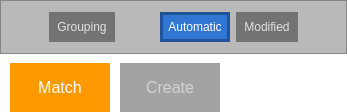
<?xml version="1.0" encoding="UTF-8"?>
<ui version="4.0">
 <class>Controls</class>
 <widget class="QWidget" name="Controls">
  <property name="geometry">
   <rect>
    <x>0</x>
    <y>0</y>
    <width>347</width>
    <height>112</height>
   </rect>
  </property>
  <property name="styleSheet">
   <string notr="true">QWidget { background:transparent }

QTabBar { font-size: 16px; alignment: center; }
QTabBar::tab { background: rgba(20, 20, 20, 100); color: lightgray; padding: 15px; margin-left:10px; min-width:70px;} 
QTabBar::tab:selected { background: rgb(255,153,0); color: white; } 
QTabBar::tab:hover:!pressed { background:rgb(255,192,98); color:white;  }


QPushButton { 
	background:rgb(90,90,90,128);
	border: 3px solid rgb(90,90,90,0);
	padding: 5px;
    color: white;
	font-size: 12px;
}

QCheckBox { 
	background:rgb(90,90,90,128);
	border: 3px solid rgb(90,90,90,0);
	padding: 5px;
    color: white;
	font-size: 12px;
}

QPushButton:hover{ background:rgb(255,153,0); border-color:rgb(255,153,0); }
QPushButton:pressed{ background:rgb(255,153,0); border-color:#FFB444; top:2px; }
</string>
  </property>
  <layout class="QVBoxLayout" name="verticalLayout">
   <property name="spacing">
    <number>0</number>
   </property>
   <property name="margin">
    <number>0</number>
   </property>
   <item>
    <widget class="QTabWidget" name="tabWidget">
     <property name="tabPosition">
      <enum>QTabWidget::South</enum>
     </property>
     <property name="tabShape">
      <enum>QTabWidget::Rounded</enum>
     </property>
     <property name="currentIndex">
      <number>0</number>
     </property>
     <property name="documentMode">
      <bool>true</bool>
     </property>
     <widget class="QWidget" name="tab_2">
      <attribute name="title">
       <string>Match</string>
      </attribute>
      <layout class="QGridLayout" name="gridLayout_2">
       <property name="leftMargin">
        <number>0</number>
       </property>
       <property name="topMargin">
        <number>0</number>
       </property>
       <property name="rightMargin">
        <number>0</number>
       </property>
       <property name="bottomMargin">
        <number>9</number>
       </property>
       <property name="spacing">
        <number>0</number>
       </property>
       <item row="0" column="0">
        <widget class="QFrame" name="frame">
         <property name="styleSheet">
          <string notr="true">QFrame { background:rgba(0, 0, 0, 70); }

QPushButton { 
	background: rgba(90,90,90,188);
	border: 3px solid rgba(90,90,90,0);
    color: rgba(255,255,255,200);
}

QPushButton:hover{ background: #8AA9D3; border-color: #8AA9D3; color:white;}

QPushButton:checked#autoButton{ background:rgb(50,118,211); border-color: rgb(33,83,152); color:white;  }
QPushButton:checked#manualButton{ background:#d33276; border-color: #982153; color:white;  }
QPushButton:checked#groupingButton{ background:rgb(50,118,211); border-color: rgb(33,83,152); color:white;  }
</string>
         </property>
         <property name="frameShape">
          <enum>QFrame::StyledPanel</enum>
         </property>
         <property name="frameShadow">
          <enum>QFrame::Raised</enum>
         </property>
         <layout class="QVBoxLayout" name="verticalLayout_2">
          <property name="topMargin">
           <number>0</number>
          </property>
          <property name="bottomMargin">
           <number>0</number>
          </property>
          <item>
           <layout class="QGridLayout" name="gridLayout_3">
            <item row="0" column="4">
             <widget class="QPushButton" name="manualButton">
              <property name="text">
               <string>Modified</string>
              </property>
              <property name="checkable">
               <bool>true</bool>
              </property>
              <property name="autoExclusive">
               <bool>true</bool>
              </property>
              <property name="flat">
               <bool>true</bool>
              </property>
              <attribute name="buttonGroup">
               <string notr="true">buttonGroup</string>
              </attribute>
             </widget>
            </item>
            <item row="0" column="3">
             <widget class="QPushButton" name="autoButton">
              <property name="text">
               <string>Automatic</string>
              </property>
              <property name="checkable">
               <bool>true</bool>
              </property>
              <property name="checked">
               <bool>true</bool>
              </property>
              <property name="autoExclusive">
               <bool>true</bool>
              </property>
              <property name="flat">
               <bool>true</bool>
              </property>
              <attribute name="buttonGroup">
               <string notr="true">buttonGroup</string>
              </attribute>
             </widget>
            </item>
            <item row="0" column="2">
             <spacer name="horizontalSpacer_2">
              <property name="orientation">
               <enum>Qt::Horizontal</enum>
              </property>
              <property name="sizeHint" stdset="0">
               <size>
                <width>40</width>
                <height>20</height>
               </size>
              </property>
             </spacer>
            </item>
            <item row="0" column="5">
             <spacer name="horizontalSpacer_3">
              <property name="orientation">
               <enum>Qt::Horizontal</enum>
              </property>
              <property name="sizeHint" stdset="0">
               <size>
                <width>40</width>
                <height>20</height>
               </size>
              </property>
             </spacer>
            </item>
            <item row="0" column="1">
             <widget class="QPushButton" name="groupingButton">
              <property name="text">
               <string>Grouping</string>
              </property>
              <property name="checkable">
               <bool>true</bool>
              </property>
              <property name="checked">
               <bool>false</bool>
              </property>
              <property name="autoExclusive">
               <bool>true</bool>
              </property>
              <attribute name="buttonGroup">
               <string notr="true">buttonGroup</string>
              </attribute>
             </widget>
            </item>
            <item row="0" column="0">
             <spacer name="horizontalSpacer_6">
              <property name="orientation">
               <enum>Qt::Horizontal</enum>
              </property>
              <property name="sizeHint" stdset="0">
               <size>
                <width>40</width>
                <height>20</height>
               </size>
              </property>
             </spacer>
            </item>
           </layout>
          </item>
         </layout>
        </widget>
       </item>
      </layout>
     </widget>
     <widget class="QWidget" name="tab_3">
      <attribute name="title">
       <string>Create</string>
      </attribute>
      <layout class="QGridLayout" name="gridLayout">
       <property name="leftMargin">
        <number>0</number>
       </property>
       <property name="topMargin">
        <number>0</number>
       </property>
       <property name="rightMargin">
        <number>0</number>
       </property>
       <property name="bottomMargin">
        <number>9</number>
       </property>
       <property name="spacing">
        <number>0</number>
       </property>
       <item row="0" column="0">
        <widget class="QFrame" name="frame_2">
         <property name="styleSheet">
          <string notr="true">QFrame { background:rgba(0, 0, 0, 70); }</string>
         </property>
         <property name="frameShape">
          <enum>QFrame::StyledPanel</enum>
         </property>
         <property name="frameShadow">
          <enum>QFrame::Raised</enum>
         </property>
         <layout class="QVBoxLayout" name="verticalLayout_3">
          <property name="topMargin">
           <number>0</number>
          </property>
          <property name="bottomMargin">
           <number>0</number>
          </property>
          <item>
           <layout class="QGridLayout" name="gridLayout_4">
            <item row="0" column="0">
             <spacer name="horizontalSpacer_4">
              <property name="orientation">
               <enum>Qt::Horizontal</enum>
              </property>
              <property name="sizeHint" stdset="0">
               <size>
                <width>40</width>
                <height>20</height>
               </size>
              </property>
             </spacer>
            </item>
            <item row="0" column="4">
             <spacer name="horizontalSpacer">
              <property name="orientation">
               <enum>Qt::Horizontal</enum>
              </property>
              <property name="sizeHint" stdset="0">
               <size>
                <width>40</width>
                <height>20</height>
               </size>
              </property>
             </spacer>
            </item>
            <item row="0" column="3">
             <widget class="QPushButton" name="exportButton">
              <property name="text">
               <string>Export</string>
              </property>
              <property name="icon">
               <iconset resource="resources.qrc">
                <normaloff>:/images/exportImage.png</normaloff>:/images/exportImage.png</iconset>
              </property>
              <property name="iconSize">
               <size>
                <width>24</width>
                <height>24</height>
               </size>
              </property>
             </widget>
            </item>
            <item row="0" column="1">
             <widget class="QPushButton" name="jobButton">
              <property name="text">
               <string>Save Job</string>
              </property>
              <property name="icon">
               <iconset resource="resources.qrc">
                <normaloff>:/images/jobImage.png</normaloff>:/images/jobImage.png</iconset>
              </property>
              <property name="iconSize">
               <size>
                <width>24</width>
                <height>24</height>
               </size>
              </property>
             </widget>
            </item>
            <item row="0" column="2">
             <spacer name="horizontalSpacer_5">
              <property name="orientation">
               <enum>Qt::Horizontal</enum>
              </property>
              <property name="sizeHint" stdset="0">
               <size>
                <width>40</width>
                <height>20</height>
               </size>
              </property>
             </spacer>
            </item>
           </layout>
          </item>
         </layout>
        </widget>
       </item>
      </layout>
     </widget>
    </widget>
   </item>
  </layout>
 </widget>
 <resources>
  <include location="resources.qrc"/>
 </resources>
 <connections/>
 <buttongroups>
  <buttongroup name="buttonGroup"/>
 </buttongroups>
</ui>
